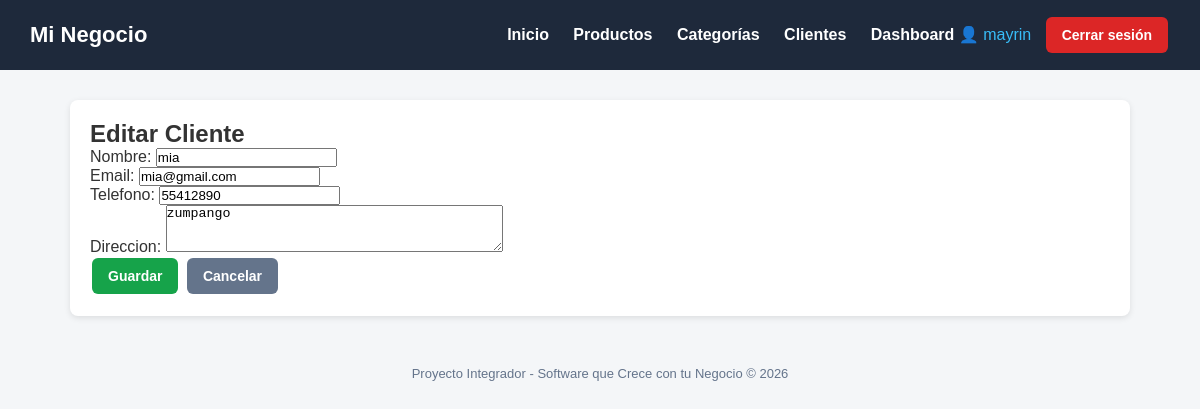
Screenshot of /clientes/editar/1/ (signed in) with the database file from the repository.
### tienda/models.py (models this page shows, shortened)
class Cliente(models.Model):
    nombre = models.CharField(max_length=200)
    email = models.EmailField()
    telefono = models.CharField(max_length=20)
    direccion = models.TextField()
    fecha_registro = models.DateTimeField(auto_now_add=True)
    class Meta:
        verbose_name = "Cliente"
        verbose_name_plural = "Clientes"

### tienda/views.py (the view)
# urls.py: path('clientes/editar/<int:pk>/', views.editar_cliente, name='editar_cliente'),
@login_required
def editar_cliente(request, pk):
    cliente = get_object_or_404(Cliente, pk=pk)
    if request.method == 'POST':
        form = ClienteForm(request.POST, instance=cliente)
        if form.is_valid():
            form.save()
            messages.success(request, 'Cliente actualizado correctamente.')
            return redirect('lista_clientes')
    else:
        form = ClienteForm(instance=cliente)
    return render(request, 'tienda/clientes/form.html', {'form': form, 'titulo': 'Editar Cliente'})

### tienda/forms.py
class ClienteForm(forms.ModelForm):
    class Meta:
        model = Cliente
        fields = ['nombre', 'email', 'telefono', 'direccion']
        widgets = {
            'nombre': forms.TextInput(attrs={'class': 'form-control'}),
            'email': forms.EmailInput(attrs={'class': 'form-control'}),
            'telefono': forms.TextInput(attrs={'class': 'form-control'}),
            'direccion': forms.Textarea(attrs={'class': 'form-control', 'rows': 3}),
        }

### tienda/templates/tienda/clientes/form.html (shortened to what this page needs)
{% extends 'base.html' %}
{% block content %}
<div class="card">
    <h2>{{ titulo }}</h2>
    <form method="post">
        {{ form.as_p }}
        <button type="submit" class="btn btn-success">Guardar</button>
        <a href="{% url 'lista_clientes' %}" class="btn btn-secondary">Cancelar</a>
    </form>
</div>
{% endblock %}

### tienda/templates/base.html (shortened to what this page needs)
<!DOCTYPE html>
<html lang="es">
<head>
</head>
<body>
    <header>
        <h1>Mi Negocio</h1>
           <nav>
              <a href="{% url 'inicio' %}">Inicio</a>
              <a href="{% url 'lista_productos' %}">Productos</a>
              <a href="{% url 'lista_categorias' %}">Categorías</a>
              <a href="{% url 'lista_clientes' %}">Clientes</a>
              {% if user.is_authenticated %}
                <a href="{% url 'dashboard' %}">Dashboard</a>
                <span style="color:#38bdf8;">👤 {{ user.username }}</span>
                <form action="{% url 'logout' %}" method="post" style="display:inline;">
                  <button type="submit" class="btn btn-danger" style="margin-left:10px;">Cerrar sesión</button>
                </form>
              {% else %}
                  <a href="{% url 'login' %}">Iniciar sesión</a>
              {% endif %}
            </nav>
    </header>
    <div class="container">
        {% block content %}{% endblock %}
    </div>
    <footer>
        Proyecto Integrador - Software que Crece con tu Negocio &copy; {% now "Y" %}
    </footer>
</body>
</html>

### tienda/templates/base.html (style rules this page uses)
* { margin: 0; padding: 0; box-sizing: border-box; }
body { font-family: Arial, sans-serif; background: #f4f6f8; color: #333; }
header { background: #1e293b; color: #fff; padding: 15px 30px; display: flex; justify-content: space-between; align-items: center; }
header h1 { font-size: 22px; }
header nav a { color: #fff; text-decoration: none; margin-left: 20px; font-weight: bold; }
.container { max-width: 1100px; margin: 30px auto; padding: 0 20px; }
.card { background: #fff; border-radius: 8px; padding: 20px; box-shadow: 0 2px 6px rgba(0,0,0,0.1); margin-bottom: 20px; }
.btn { display: inline-block; padding: 10px 16px; border-radius: 6px; text-decoration: none; color: #fff; font-weight: bold; border: none; cursor: pointer; font-size: 14px; margin: 2px; }
.btn-success { background: #16a34a; }
.btn-danger { background: #dc2626; }
.btn-secondary { background: #64748b; }
footer { text-align: center; padding: 20px; color: #64748b; font-size: 13px; }

### rows the page displays
Cliente: nombre "mia", email "mia@gmail.com", telefono "55412890", direccion "zumpango"

### other values shown
{{ user.username }} "mayrin"
{{ titulo }} "Editar Cliente"
